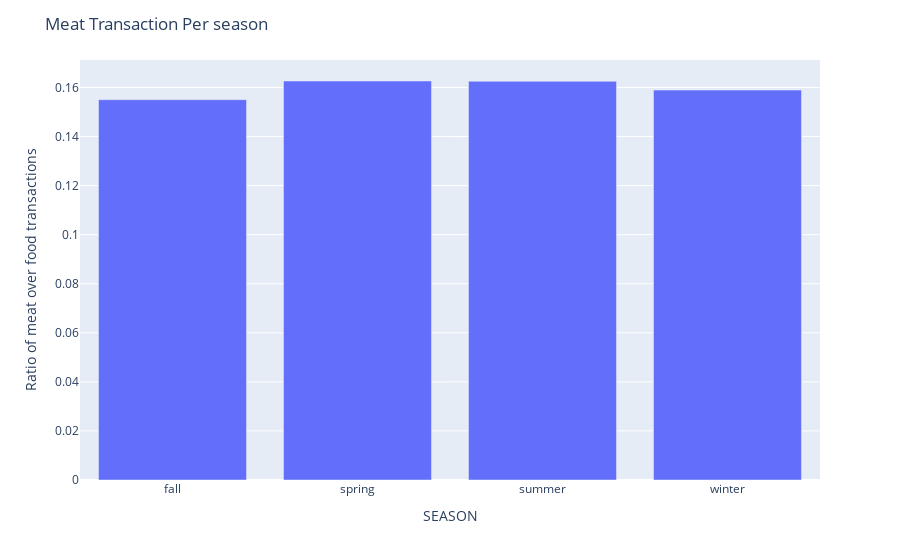

Notebook code cell kept with this figure:
### Code cell
# Plot
fig = px.bar(trans_per_season_meat, x='SEASON', y='RATIO')
fig.update_layout(title="Meat Transaction Per season", yaxis_title="Ratio of meat over food transactions")
fig.show()

### Figure 1 — Plotly figure (JSON) as saved in the notebook; plotly's stock layout.template omitted (floating-point values rounded to 4 significant figures)
{"data": [{"alignmentgroup": "True", "hoverlabel": {"namelength": 0}, "hovertemplate": "SEASON=%{x}<br>RATIO=%{y}", "legendgroup": "", "marker": {"color": "#636efa"}, "name": "", "offsetgroup": "", "orientation": "v", "showlegend": false, "textposition": "auto", "type": "bar", "x": ["fall", "spring", "summer", "winter"], "xaxis": "x", "y": [0.155, 0.1626, 0.1625, 0.1589], "yaxis": "y"}], "layout": {"autosize": true, "barmode": "relative", "legend": {"tracegroupgap": 0}, "margin": {"t": 60}, "title": {"text": "Meat Transaction Per season"}, "xaxis": {"anchor": "y", "autorange": true, "domain": [0, 1], "range": [-0.5, 3.5], "title": {"text": "SEASON"}, "type": "category"}, "yaxis": {"anchor": "x", "autorange": true, "domain": [0, 1], "range": [0, 0.1712], "title": {"text": "Ratio of meat over food transactions"}, "type": "linear"}}}
